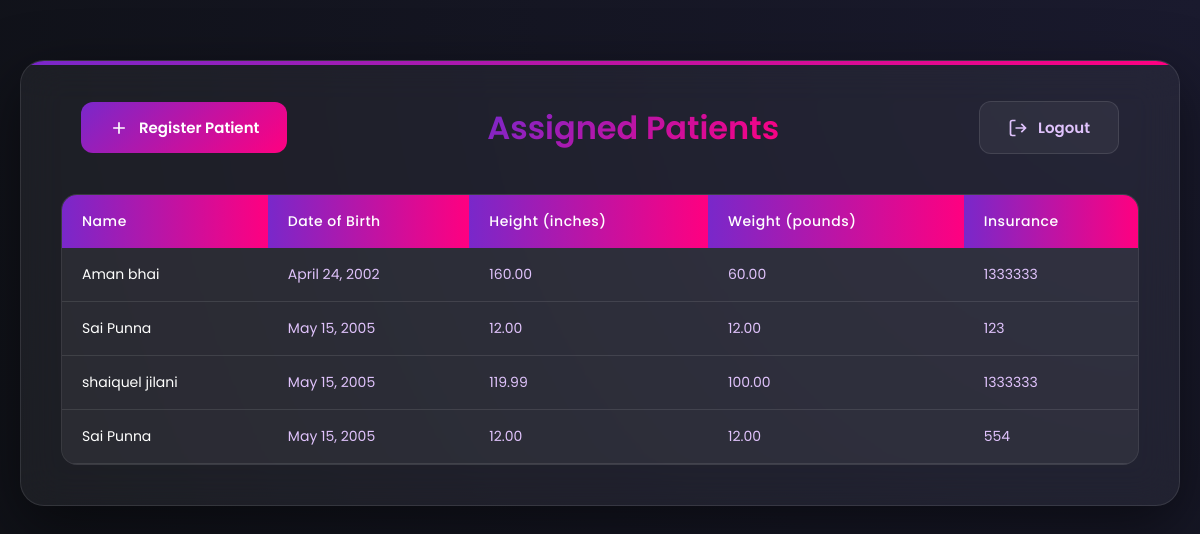
/view-patient/ (signed in), run on an earlier commit of the app's database.
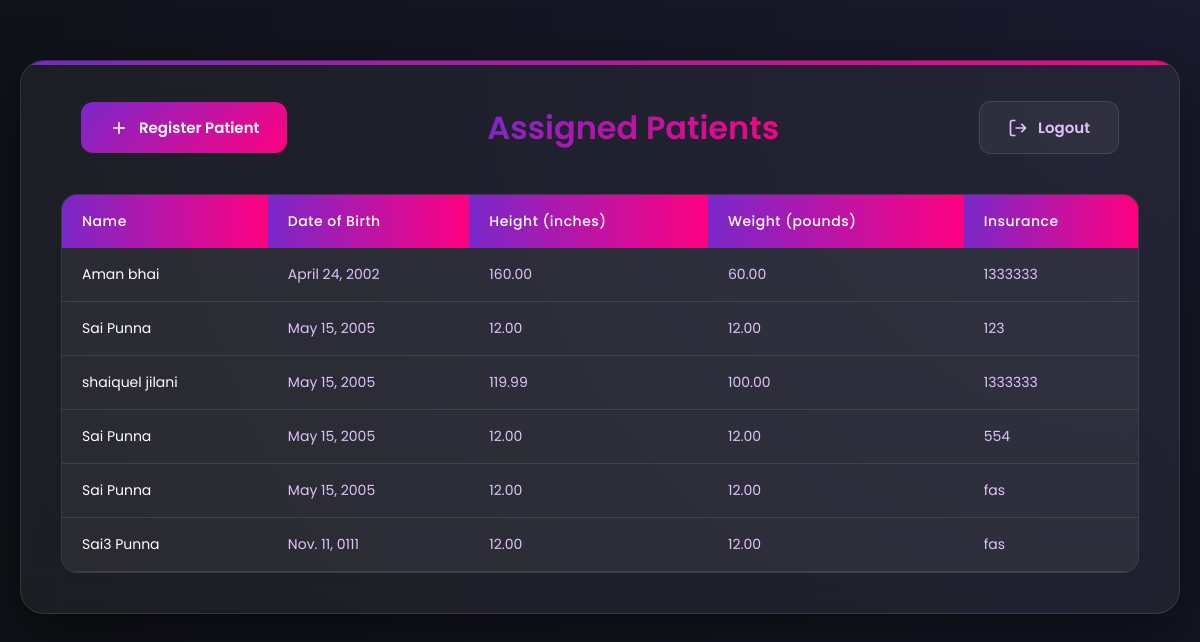
And on a later commit of the database.
### rpm_users/models.py (models this page shows, shortened)
class Patient(models.Model):
    SEX_CHOICES = (('Male', 'Male'), ('Female', 'Female'), ('Others', 'Others'),)
    MONITORING_CHOICES = (('Blood Pressure', 'Blood Pressure'), ('Heart Rate', 'Heart Rate'), ('SPO2', 'SPO2'),("Temperature", "Temperature"),)
    user = models.OneToOneField(User, on_delete=models.CASCADE, blank=True, null=True)
    date_of_birth = models.DateField(blank=True, null=True)
    height = models.DecimalField(blank=True, null=True, max_digits=10, decimal_places=2)
    weight = models.DecimalField(blank=True, null=True, max_digits=10, decimal_places=2)
    insurance = models.CharField(blank=True, null=True, max_length=255)
    insurance_number = models.CharField(blank=True, null=True, max_length=255)
    sex = models.CharField(blank=True, max_length=10, null=True, choices=SEX_CHOICES)
    bmi = models.DecimalField(blank=True, max_digits=10, decimal_places=2, null=True)
    phone_number = models.CharField(max_length=15, blank=True, null=True)
    monitoring_parameters = models.CharField(blank=True, max_length=20, null=True, choices=MONITORING_CHOICES)
    device_serial_number = models.BigIntegerField(null=True, blank=True, unique=True)
    pharmacy_info = models.TextField(blank=True, null=True)
    allergies = models.TextField(blank=True, null=True)
    smoke = models.CharField(choices=(('YES', 'YES'), ('NO', 'NO'),), default='NO', max_length=3)
    drink = models.CharField(choices=(('YES', 'YES'), ('NO', 'NO'),), default='NO', max_length=3)
    family_history = models.TextField(null=True, blank=True)
    medications = models.TextField(null=True, blank=True)
    id = models.UUIDField(default=uuid.uuid4, primary_key=True, editable=False)
    created_at = models.DateTimeField(auto_now_add=True)
    updated_at = models.DateTimeField(auto_now=True)
    moderator_assigned = models.ForeignKey('Moderator', blank=True, null=True, on_delete=models.SET_NULL, related_name='moderators')

### rpm_users/views.py (the view)
# urls.py: path('view-patient/', views.view_assigned_patient, name='view_all_assigned_patient'),
@login_required
def view_assigned_patient(request):
    moderator = Moderator.objects.get(user=request.user)
    patient_obj = Patient.objects.filter(moderator_assigned=moderator)
    formatted_patients = []
    for patient in patient_obj:
        medications = []
        if patient.medications:
            medications = [med.strip() for med in patient.medications.split('\n') if med.strip()]
        pharmacy_info = {}
        if patient.pharmacy_info:
            try:
                lines = patient.pharmacy_info.split('\n')
                for line in lines:
                    if ':' in line:
                        key, value = line.split(':', 1)
                        pharmacy_info[key.strip()] = value.strip()
            except:
                pharmacy_info = {'Details': patient.pharmacy_info}
        allergies = []
        if patient.allergies:
            allergies = [allergy.strip() for allergy in patient.allergies.split(',') if allergy.strip()]
        family_history = []
        if patient.family_history:
            history_lines = patient.family_history.split('\n')
            for line in history_lines:
                if line.strip():
                    family_history.append(line.strip())
        formatted_patient = {
            'patient': patient,
            'formatted_medications': medications,
            'formatted_pharmacy': pharmacy_info,
            'formatted_allergies': allergies,
            'formatted_family_history': family_history
        }
        formatted_patients.append(formatted_patient)
    context = {
        'patient_obj': formatted_patients,
    }
    return render(request, 'view_assigned_patient.html', context)

### templates/view_assigned_patient.html (shortened to what this page needs)
<!DOCTYPE html>
<html lang="en">
  <head>
    {% load static %}
  </head>
  <body>
    <div class="container">
      <div class="header">
        <a href="{% url 'register_patient' %}" class="btn register-btn">
          <svg width="20" height="20" viewBox="0 0 24 24" fill="none" stroke="currentColor" stroke-width="2">
            <path d="M12 5v14M5 12h14"/>
          </svg>
          Register Patient
        </a>
        <h2>Assigned Patients</h2>
        <a href="{% url 'moderator_logout' %}" class="btn logout-btn">
          <svg width="20" height="20" viewBox="0 0 24 24" fill="none" stroke="currentColor" stroke-width="2">
            <path d="M9 21H5a2 2 0 0 1-2-2V5a2 2 0 0 1 2-2h4M16 17l5-5-5-5M21 12H9"/>
          </svg>
          Logout
        </a>
      </div>
      {% if patient_obj %}
      <div class="table-container">
        <table>
          <thead>
            <tr>
              <th>Name</th>
              <th>Date of Birth</th>
              <th>Height (inches)</th>
              <th>Weight (pounds)</th>
              <th>Insurance</th>
            </tr>
          </thead>
          <tbody>
            {% for entry in patient_obj %}
              {% with entry.patient as patient %}
              <tr>
                <td>
                  <a href="{% url 'moderator_actions' patient.id %}?action=access" class="table-link">
                    {{ patient.user.first_name }} {{ patient.user.last_name }}
                  </a>
                </td>
                <td>{{ patient.date_of_birth }}</td>
                <td>{{ patient.height }}</td>
                <td>{{ patient.weight }}</td>
                <td>{{ patient.insurance }}</td>
              </tr>
              {% endwith %}
            {% endfor %}
          </tbody>
        </table>
      </div>
      {% else %}
      <div class="empty-state">
        <p>No patients assigned yet.</p>
      </div>
      {% endif %}
    </div>
  </body>
</html>

### templates/view_assigned_patient.html (style rules this page uses)
* { margin: 0; padding: 0; box-sizing: border-box; }
:root { --primary: #7928CA; --primary-dark: #6A0DAD; --secondary: #FF0080; --text: #E0C3FC; --background: #0F1116; --card-bg: rgba(255, 255, 255, 0.05); --error: #FF4E4E; --success: #00CC88; }
body { font-family: 'Poppins', sans-serif; background: radial-gradient(circle at top right, #1a1a2e, var(--background)); min-height: 100vh; color: var(--text); padding: 20px; }
.container { width: 100%; max-width: 1200px; background: var(--card-bg); backdrop-filter: blur(20px); padding: 40px; border-radius: 24px; box-shadow: 0 20px 60px rgba(0, 0, 0, 0.5); border: 1px solid rgba(255, 255, 255, 0.1); margin: 40px auto; position: relative; overflow: hidden; }
.container::before { content: ''; position: absolute; top: 0; left: 0; right: 0; height: 4px; background: linear-gradient(90deg, var(--primary), var(--secondary)); z-index: 1; }
.header { display: flex; justify-content: space-between; align-items: center; margin-bottom: 40px; padding: 0 20px; }
h2 { text-align: center; color: white; font-size: 32px; font-weight: 600; background: linear-gradient(135deg, var(--primary), var(--secondary)); -webkit-background-clip: text; -webkit-text-fill-color: transparent; position: relative; display: inline-block; margin: 0 20px; }
.btn { padding: 14px 28px; border: none; border-radius: 12px; font-weight: 600; cursor: pointer; transition: all 0.3s ease; font-size: 15px; text-decoration: none; display: inline-flex; align-items: center; gap: 10px; font-family: 'Poppins', sans-serif; }
.register-btn { background: linear-gradient(135deg, var(--primary), var(--secondary)); color: white; position: relative; overflow: hidden; }
.register-btn::before { content: ''; position: absolute; top: 0; left: -100%; width: 100%; height: 100%; background: linear-gradient(90deg, transparent, rgba(255, 255, 255, 0.2), transparent); transition: 0.5s; }
.logout-btn { background: rgba(255, 255, 255, 0.05); color: var(--text); border: 1px solid rgba(255, 255, 255, 0.1); }
.table-container { background: rgba(255, 255, 255, 0.03); border-radius: 16px; overflow: hidden; border: 1px solid rgba(255, 255, 255, 0.1); }
table { width: 100%; border-collapse: separate; border-spacing: 0; margin: 0; }
th { background: linear-gradient(90deg, var(--primary), var(--secondary)); color: white; font-weight: 500; font-size: 14px; padding: 16px 20px; text-align: left; letter-spacing: 0.5px; }
td { padding: 16px 20px; border-bottom: 1px solid rgba(255, 255, 255, 0.1); font-size: 14px; transition: all 0.3s ease; }
.table-link { color: white; text-decoration: none; display: block; transition: all 0.3s ease; }
tr { background: rgba(255, 255, 255, 0.03); transition: all 0.3s ease; }

What changed in the data, as far as the page shows it:
added Patient: patient.user.first_name "Sai", patient.user.last_name "Punna", patient.date_of_birth "May 15, 2005", patient.height "12.00", patient.weight "12.00", patient.insurance "fas"
added Patient: patient.user.first_name "Sai3", patient.user.last_name "Punna", patient.date_of_birth "Nov. 11, 0111", patient.height "12.00", patient.weight "12.00", patient.insurance "fas"
